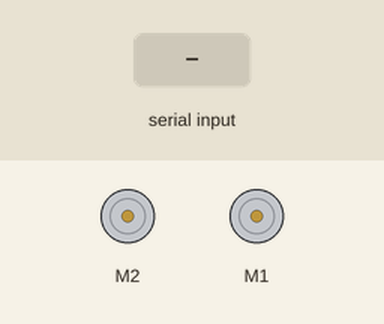
Simulated run of this sketch. Board: Arduino Uno, built with avr-gcc and run on an emulated ATmega328P. On the bench: 2 × DC motor (green arrow = forward, orange = backward, longer = faster). Inputs (shaded band) come from the test bench.

Above: at 1.2 s.
1.3 s: "3\n" received over Serial
At 2.0 s:
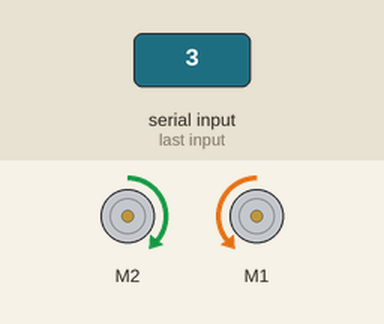
3.1 s: "1\n" received over Serial
At 4.3 s:
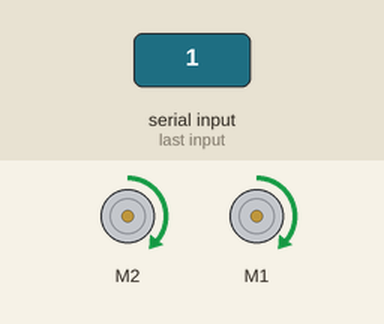
4.6 s: "2\n" received over Serial
At 5.7 s:
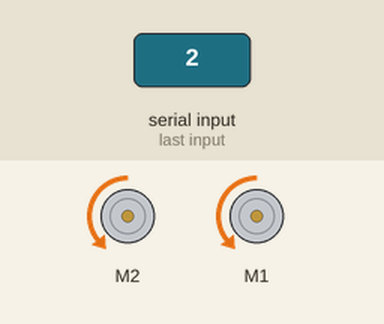
6.1 s: "4\n" received over Serial
At 6.9 s:
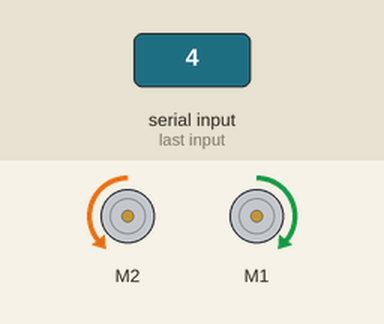
7.9 s: "5\n" received over Serial
At 9.3 s:
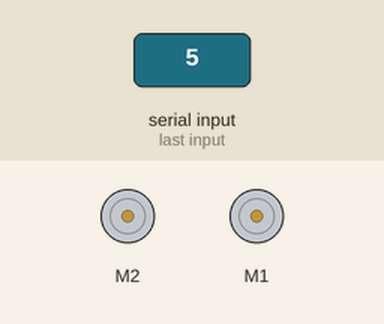
Timing chart, 0 to 10.4 s (numbered marks = the images above; inputs shaded):
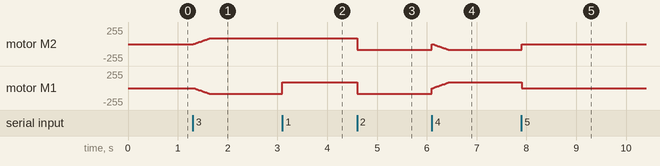

Measured:
- after the input at 1.3 s, motor M2: moves from stopped to forward 84/255 over 0.32 s, starting at once; motor M1: moves from stopped to backward 84/255 over 0.32 s, starting at once
- after the input at 3.1 s, motor M1: backward 84/255 → forward 84/255 at once
- after the input at 4.6 s, motor M2, motor M1: forward 84/255 → backward 84/255 at once
- after the input at 6.1 s, motor M1: moves from backward 84/255 to forward 84/255 over 0.32 s, starting at once
- after the input at 7.9 s, motor M2: backward 84/255 → stopped at once; motor M1: forward 84/255 → stopped at once

The sketch:

robot_.ino
```cpp
#include <Wire.h>
#include <ZumoShield.h>
//#include <ZumoMotors.h>

#define MaxSpeed 400
#define TurnSpeed 150

//recived integer
int x;
// the default speed
int varSpeed = MaxSpeed/3;

ZumoMotors motors;

// run the robot forward
void Step_forward(int setSpeed){
    for (int speed = 0; speed <= setSpeed; speed++)
  {
    motors.setLeftSpeed(speed);
    motors.setRightSpeed(speed);
    delay(2);
  }

  for (int speed = setSpeed; speed >= 0; speed--)
  {
    motors.setLeftSpeed(speed);
    motors.setRightSpeed(speed);
    delay(2);
  }
}

//forward

void forward(int speed){
  motors.setSpeeds(speed,speed);
}
//backward
void backward(int speed){
  motors.setSpeeds(-speed,-speed);
}

/*flip direction
void flip_direction(){
  }*/

//run the robot backwards
void Step_backward(int setSpeed){
    for (int speed = 0; speed >= -setSpeed; speed--)
  {
    motors.setSpeeds(speed,speed);
    delay(2);
  }
  for (int speed = -setSpeed; speed <= 0; speed++)
  {
    motors.setSpeeds(speed,speed);
    delay(2);
  }
}
// run left motor forward
  void leftMotoeForward(int turnSpeed){

  for (int speed = 0; speed <= turnSpeed; speed++)
  {
    motors.setLeftSpeed(speed);
    delay(2);
  }

  for (int speed = turnSpeed; speed >= 0; speed--)
  {
    motors.setLeftSpeed(speed);
    delay(2);
  }
}
  // run left motor backward
  void leftMotorBackwards(int turnSpeed){

  for (int speed = 0; speed >= -turnSpeed; speed--)
  {
    motors.setLeftSpeed(speed);
    delay(2);
  }

  for (int speed = -turnSpeed; speed <= 0; speed++)
  {
    motors.setLeftSpeed(speed);
    delay(2);
  }
}

  // run right motor forward
  void rightMotorForward(int turnSpeed){
  for (int speed = 0; speed <= turnSpeed; speed++)
  {
    motors.setRightSpeed(speed);
    delay(2);
  }

  for (int speed = turnSpeed; speed >= 0; speed--)
  {
    motors.setRightSpeed(speed);
    delay(2);
  }
}
  // run right motor backward
  void rightMotorBackwards(int turnSpeed){

  for (int speed = 0; speed >= -turnSpeed; speed--)
  {
    motors.setRightSpeed(speed);
    delay(2);
  }

  for (int speed = -turnSpeed; speed <= 0; speed++)
  {
    motors.setRightSpeed(speed);
    delay(2);
  }
  delay(500);
}
//turn robot
void turnLeftTurn(int turnSpeed){
  for (int speed = 0; speed <= turnSpeed; speed++)
  {
    motors.setRightSpeed(speed);
    motors.setLeftSpeed(-speed);
    delay(2);
  }
  for (int speed = turnSpeed; speed <= 0; speed++)
  {
    motors.setRightSpeed(speed);
    motors.setLeftSpeed(-speed);
    delay(2);
  }
  delay(500);
}
//turn right speed
void turnRightTurn(int turnSpeed){
  //motors.setRightSpeed(-turnSpeed);
  //motors.setLeftSpeed(turnSpeed);
  for (int speed = 0; speed <= turnSpeed; speed++)
  {
    motors.setRightSpeed(-speed);
    motors.setLeftSpeed(speed);
    delay(2);
  }
  for (int speed = turnSpeed; speed <= 0; speed++)
  {
    motors.setRightSpeed(-speed);
    motors.setLeftSpeed(speed);
    delay(2);
  }

  delay(500);
}
//turn
void turnRight(int speed){
  motors.setRightSpeed(-speed);
    motors.setLeftSpeed(speed);
    delay(2);
  }
void turnLeft(int speed){
  motors.setRightSpeed(speed);
    motors.setLeftSpeed(-speed);
    delay(2);
  }

void setup()
{
    Serial.begin(115200);
    Serial.setTimeout(1);

  // uncomment one or both of the following lines if your motors directions need to be flipped
  //motors.flipLeftMotor(true);
  //motors.flipRightMotor(true);
}

void loop()
{
   while (!Serial.available());
  x = Serial.readString().toInt();
  switch(x){
    //forward curses.key_up
    case 1: forward(varSpeed);
    break;
    //backward curses.key_down
    case 2: backward(varSpeed);
    break;
    //turn left curses.key_left
    case 3: turnLeftTurn(varSpeed);
    break;
    //turn right
    case 4: turnRightTurn(varSpeed);
    break;
    //case of capture and break belongs to the py script
    //stop
    case 5: motors.setSpeeds(0,0);
    break;
    case 6: if( varSpeed >= 0 && varSpeed < MaxSpeed-50 ) varSpeed+=50;
    break;
    //decrese speed
    case 7: if( varSpeed > 50 && varSpeed <= MaxSpeed ) varSpeed-=50;
    break;
    case 8: turnRight(MaxSpeed/2);
    break;

    case 9: turnLeft(MaxSpeed/2);
    break;
    /*
    //step by step move
    case 10: Step_forward(varSpeed);
    //break;
    //decrese speed
    case 11: Step_backward(varSpeed);
    //break;*/
  }
}
```
